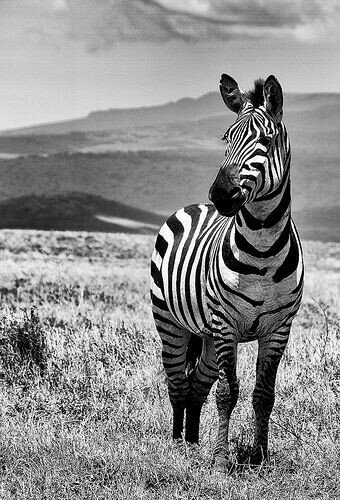
#> input picture IMLP350_林均珆_Final_Project/data/zebra.jpg, 340 x 500 px
$ jupyter execute IMLP350_otsu_algorithm.ipynb
#> lines starting #> are read from the running program, lines starting #| are printed output that depends on the picture; after the words box and inside, x2 and y2 are one past the last pixel; in counts of white or black regions, pixels touching at a corner belong together
#> further down, origin_img is the input picture: shape (500, 340, 3); min 0, max 255, mean 139
首先，導入所需模組。<br>

[cell 1]
import cv2
import numpy as np
import matplotlib.pyplot as plt
import glob
from IPython.display import clear_output

撰寫一函式-最終整體影像呈現形式。<br>

[cell 2]
def show_img(img):
    plt.style.use('dark_background')
    imag_rgb = cv2.cvtColor(img, cv2.COLOR_BGR2RGB)
    plt.imshow(imag_rgb)
#> (this line was passed over: IPython is not available in this run)
    plt.show()

撰寫二函式-影像相關細部處理流程。<br>

[cell 3]
def img_processing(img):

    #將影像色彩轉換成灰色調
    img = cv2.cvtColor(img,cv2.COLOR_BGR2GRAY)

    #手動設定影像亮度從175到255
    ret1, th1 = cv2.threshold(img, 175, 255, cv2.THRESH_BINARY)
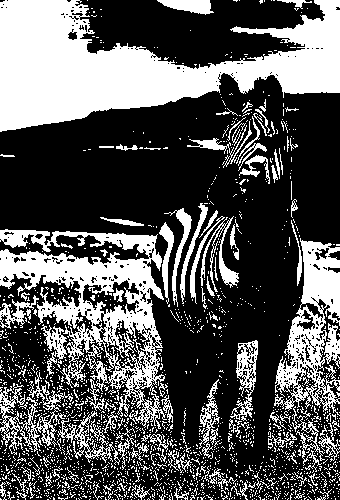
#> th1: shape (500, 340); 34.4% white; 1798 white regions (1690 under 20 px), largest, box (x1, y1, x2, y2) and area: (0, 0, 340, 132) 22960, (0, 229, 167, 429) 11827, (274, 238, 340, 416) 5366

    #將影像加入otsu演算法自動設定閥值，即使手動設定影像亮度從255到255，結果也不會呈現一張全黑影像
    ret2, th2 = cv2.threshold(img, 255, 255, cv2.THRESH_BINARY + cv2.THRESH_OTSU)
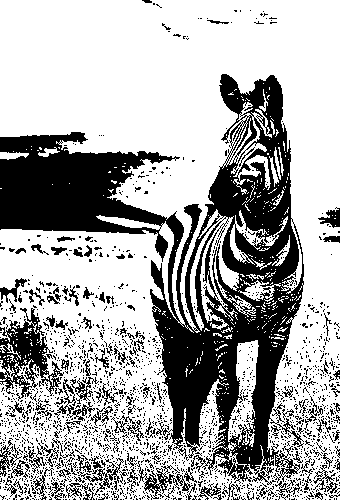
#> th2: shape (500, 340); 67.3% white; 1868 black regions (1747 under 20 px), largest, box (x1, y1, x2, y2) and area: (0, 74, 304, 485) 40077, (0, 308, 64, 401) 2356, (137, 461, 193, 500) 553
#> ret2 = 118

    #再將影像加入不同特效-高斯模糊濾鏡
    blur = cv2.GaussianBlur(img, (3,33), 0)
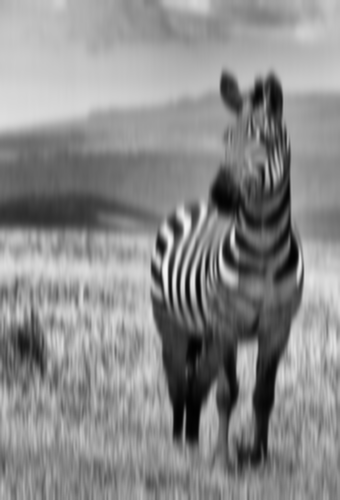
#> blur: shape (500, 340); min 1, max 246, mean 139
    ret3, th3 = cv2.threshold(blur, 0, 255, cv2.THRESH_BINARY + cv2.THRESH_OTSU)
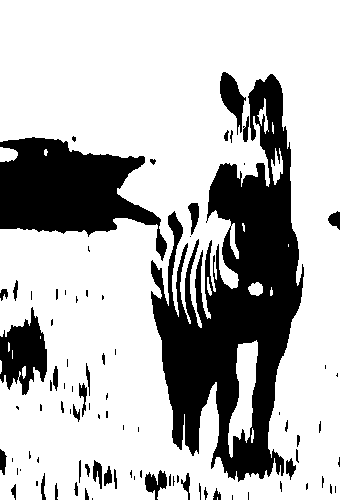
#> th3: shape (500, 340); 72.6% white; 88 black regions (47 under 20 px), largest, box (x1, y1, x2, y2) and area: (151, 74, 304, 482) 29119, (0, 137, 167, 261) 11108, (0, 307, 47, 395) 2442
#> ret3 = 118

    #Histrogram直方圖:將影像亮度數值0到255呈現為數據比例圖型式
    images = [img, 0, th1, img, 0, th2, blur, 0, th3]
    titles = ['Original Noisy Image', 'Original Noisy Image', 'Gaussian filtered Image',
             'Histogram', 'Histogram', 'Histogram',
             'Global Thresholding (v=175)', 'Otsu\'s Thresholding (v=255)', 'Otsu\'s Thresholding',
             'Histogram','Histogram', 'Histogram']

    #資料圖形化視覺化：設定整體圖案大小並使用子圖方式來進行不同影像效果比對，以及排版、xy座標數值設置
    plt.figure(figsize=(18,18))
#> (this line was passed over: IPython is not available in this run)
    for i in range(3):
        plt.subplot(4,3,0*3+i+1)
        plt.imshow(images[i*3], 'gray')
        plt.title(titles[0*3+i])

        plt.subplot(4,3,1*3+i+1)
        plt.hist(images[i*3].ravel(), 256, [0, 300])
        plt.title(titles[1*3+i])

        plt.subplot(4,3,2*3+i+1)
        plt.imshow(images[i*3+2], 'gray')
        plt.title(titles[2*3+i])

        plt.subplot(4,3,3*3+i+1)
        plt.hist(images[i*3+2].ravel(), 256, [0, 300])
        plt.title(titles[3*3+i])

    plt.show()

最後，調用實驗影像並帶入函式執行。<br>

[cell 4]
file_name = "./data/zebra.jpg"
origin_img = cv2.imread(file_name)
print("origin picture:")
show_img(origin_img)

img_processing(origin_img)
#> (the call stopped at in img_processing, `plt.subplot(4,3,0*3+i+1)`: IPython is not available in this run)

$ run again, with IMLP350_林均珆_Final_Project/data/antelope.jpg copied over IMLP350_林均珆_Final_Project/data/zebra.jpg
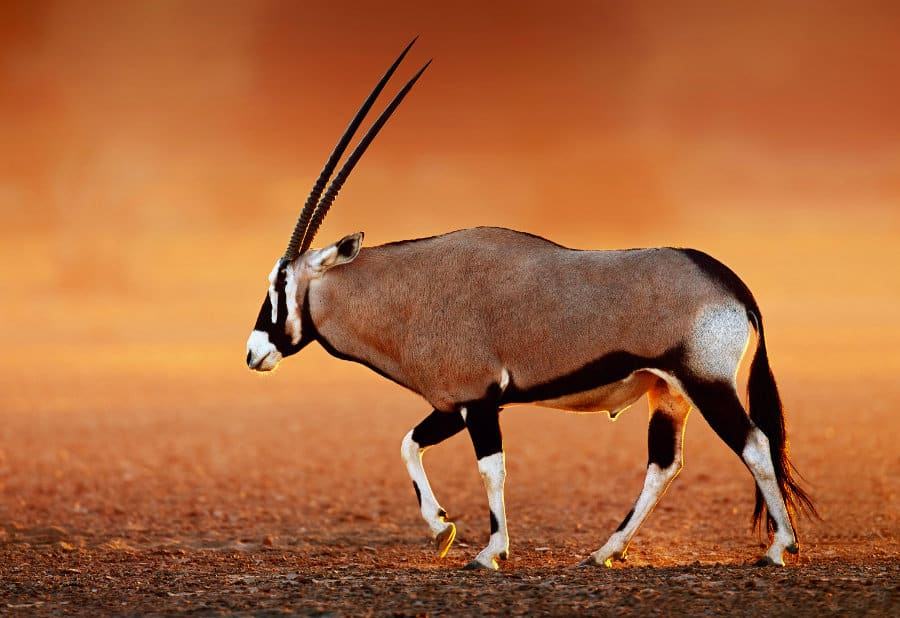
#> input picture IMLP350_林均珆_Final_Project/data/antelope.jpg, 900 x 618 px
#> origin_img is the input picture: shape (618, 900, 3); mean B, G, R 59.1, 103, 172.1
#> in img_processing, `ret1, th1 = cv2.threshold(img, 175, 255, cv2.THRESH_BINARY)`:
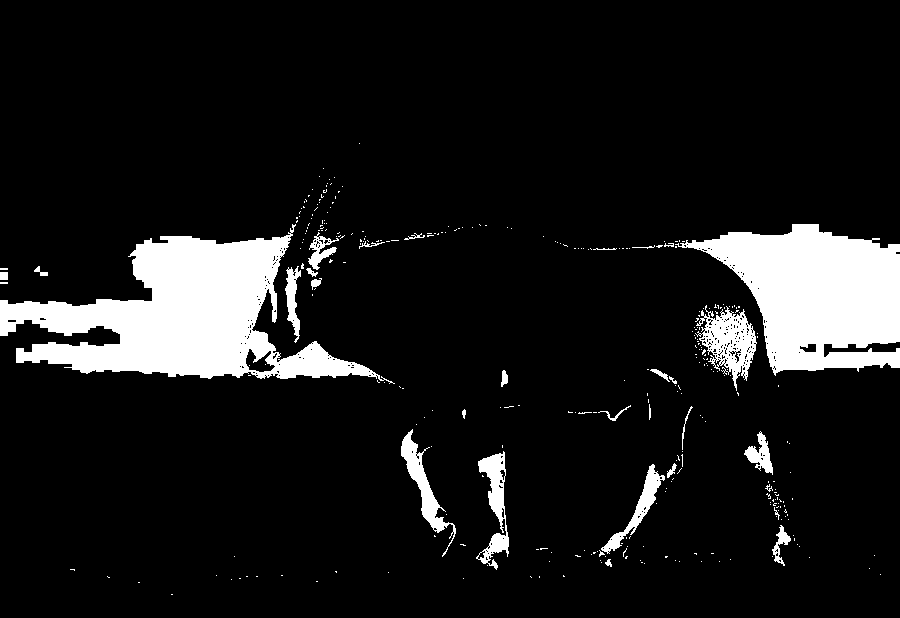
#> th1: shape (618, 900); 10.2% white; 321 white regions (291 under 20 px), largest, box (x1, y1, x2, y2) and area: (0, 224, 395, 384) 26716, (675, 224, 900, 376) 19994, (695, 305, 757, 391) 2386
#> th2: shape (618, 900); 52.9% white; 301 black regions (274 under 20 px), largest, box (x1, y1, x2, y2) and area: (0, 0, 900, 618) 258081, (643, 473, 688, 533) 874, (688, 76, 720, 106) 608
#> ret2 = 116
#> in img_processing, `ret3, th3 = cv2.threshold(blur, 0, 255, cv2.THRESH_BINARY + cv2.THRESH..`:
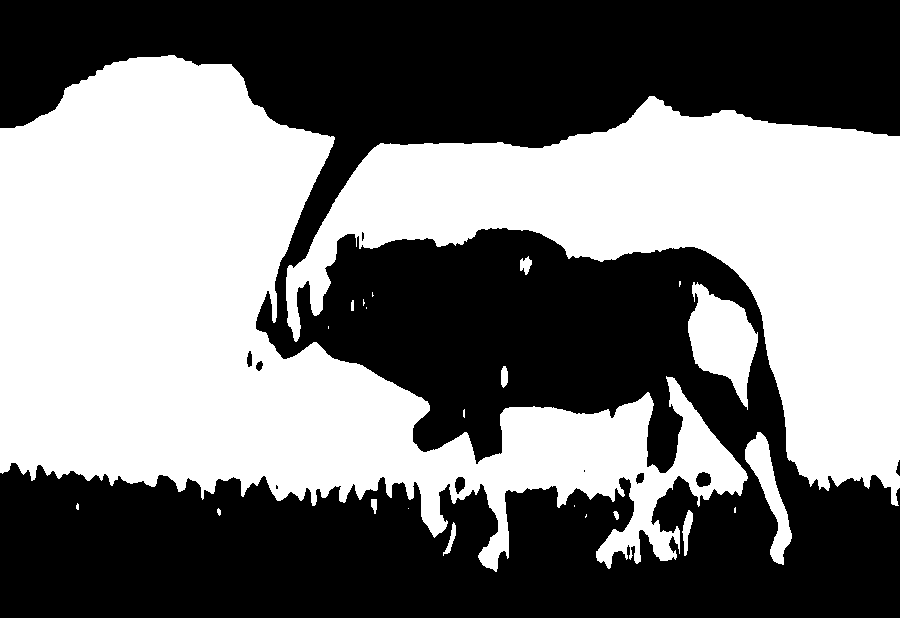
#> th3: shape (618, 900); 47.2% white; 23 white regions (11 under 20 px), largest, box (x1, y1, x2, y2) and area: (0, 55, 748, 572) 157198, (286, 96, 900, 506) 97600, (688, 282, 758, 410) 4920
#> ret3 = 120

$ run again, with IMLP350_林均珆_Final_Project/data/giraffe.jpg copied over IMLP350_林均珆_Final_Project/data/zebra.jpg
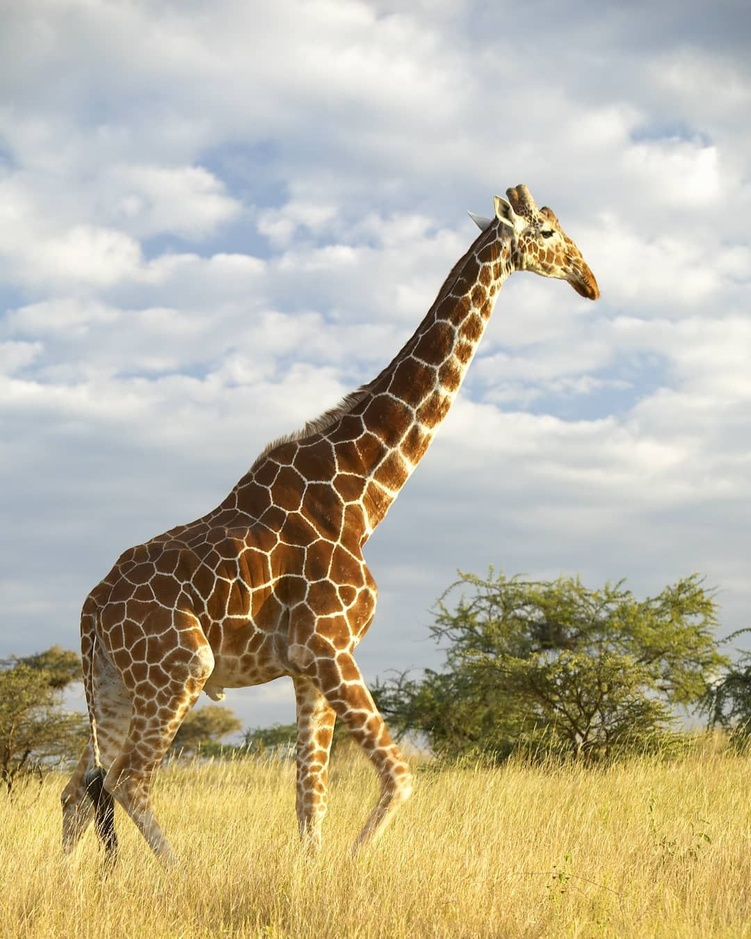
#> input picture IMLP350_林均珆_Final_Project/data/giraffe.jpg, 751 x 939 px, shrunk from 1080 x 1350 before the run
#> origin_img is the input picture: shape (939, 751, 3); mean B, G, R 156.3, 179.2, 186.6
#> in img_processing, `ret1, th1 = cv2.threshold(img, 175, 255, cv2.THRESH_BINARY)`:
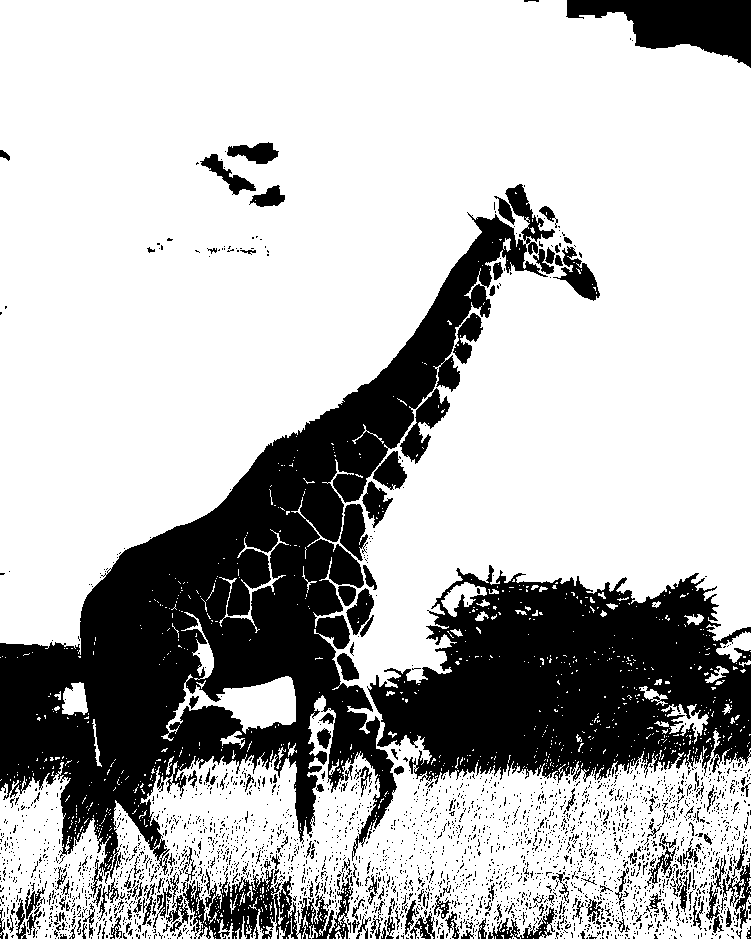
#> th1: shape (939, 751); 72% white; 2996 black regions (2798 under 20 px), largest, box (x1, y1, x2, y2) and area: (0, 184, 555, 898) 99679, (367, 565, 751, 784) 55363, (566, 0, 751, 68) 7017
#> th2: shape (939, 751); 79.8% white; 1331 black regions (1256 under 20 px), largest, box (x1, y1, x2, y2) and area: (0, 215, 545, 872) 82377, (368, 580, 751, 776) 43398, (329, 545, 364, 587) 926
#> ret2 = 145
#> in img_processing, `ret3, th3 = cv2.threshold(blur, 0, 255, cv2.THRESH_BINARY + cv2.THRESH..`:
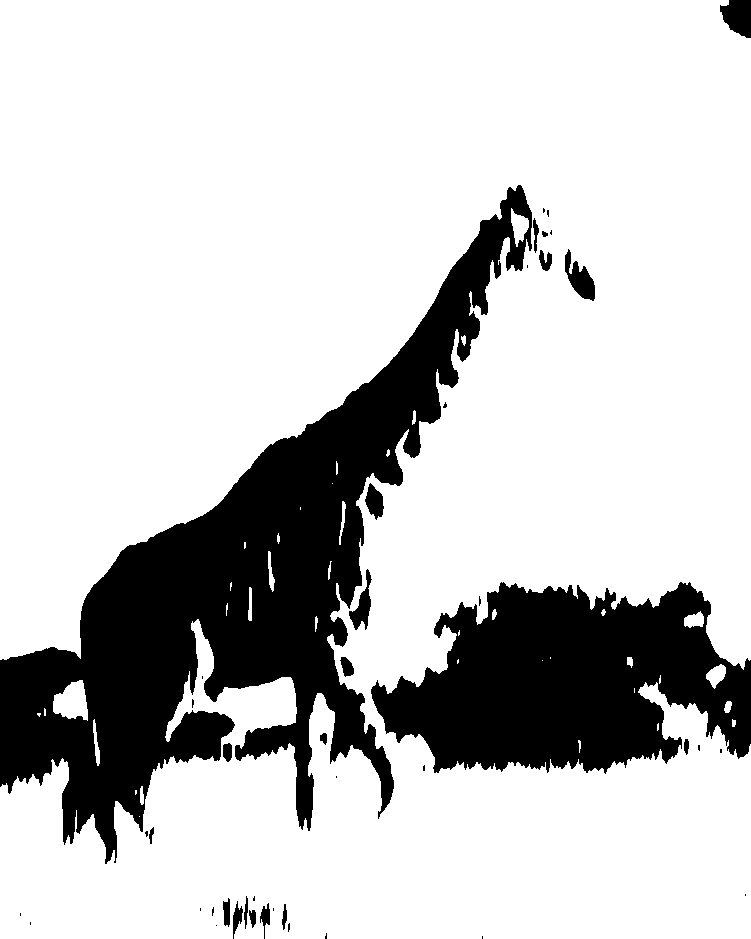
#> th3: shape (939, 751); 78.7% white; 44 black regions (24 under 20 px), largest, box (x1, y1, x2, y2) and area: (0, 185, 532, 864) 97372, (371, 582, 751, 774) 48627, (720, 0, 751, 38) 877
#> ret3 = 149
